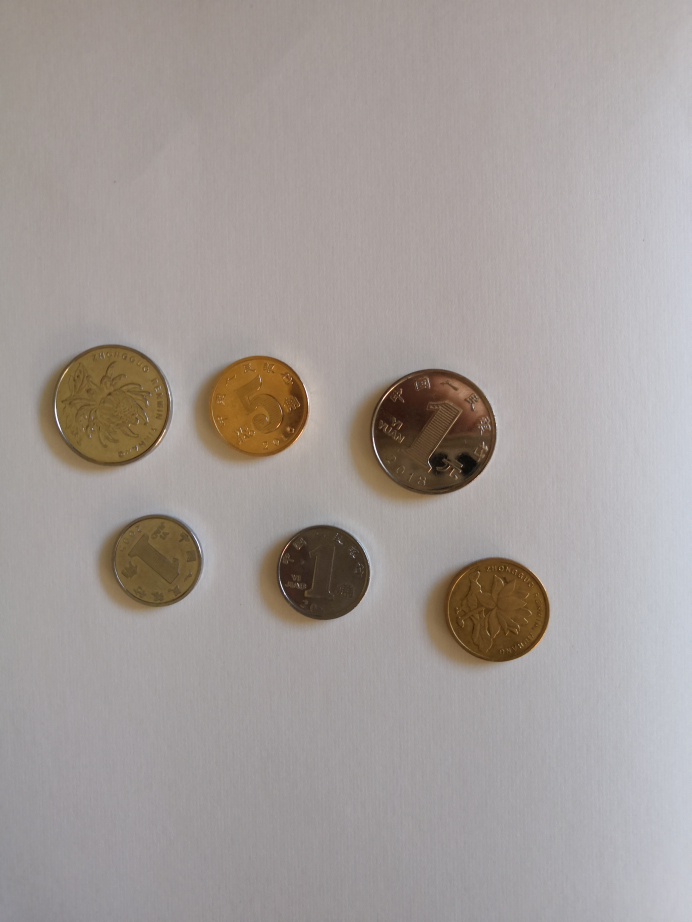
#> input picture pic/10.jpg, 3456 x 4608 px (shown at 1/5 size); its folder holds only this picture in this run
$ python -i coinCounter.py   (imports and definitions only)
#> lines starting #> are read from the running program, lines starting #| are printed output that depends on the picture; after the words box and inside, x2 and y2 are one past the last pixel; in counts of white or black regions, pixels touching at a corner belong together
#> further down, picture is the input picture: shape (4608, 3456, 3); mean B, G, R 152.9, 156, 163.4
import numpy as np
import cv2
from matplotlib import pyplot as plt
import tkinter as tk
from PIL import Image, ImageTk


# [132 lines left out: functions loadImage, showImg, saveImage, detectCircles, countValue, not called in this run]


def detectGold(image_BGR):
    '''
    对图像做掩膜处理去除掉五毛钱意外的图像信息
    :param image_BGR: 待检测的图像
    :return: 进行掩膜处理后的图像
    '''
    # 将bgr图像转换为HSV
    image_HSV = cv2.cvtColor(image_BGR, cv2.COLOR_BGR2HSV)
#> image_HSV: shape (4608, 3456, 3); mean H, S, V 67.2, 24.7, 164.4
    # 设置颜色过滤区间（根据情况进行参数设置）
    lower_hsv = np.array([0, 180, 80])
    upper_hsv = np.array([255, 255, 170])
    # 掩膜
    mask = cv2.inRange(image_HSV, lower_hsv, upper_hsv)
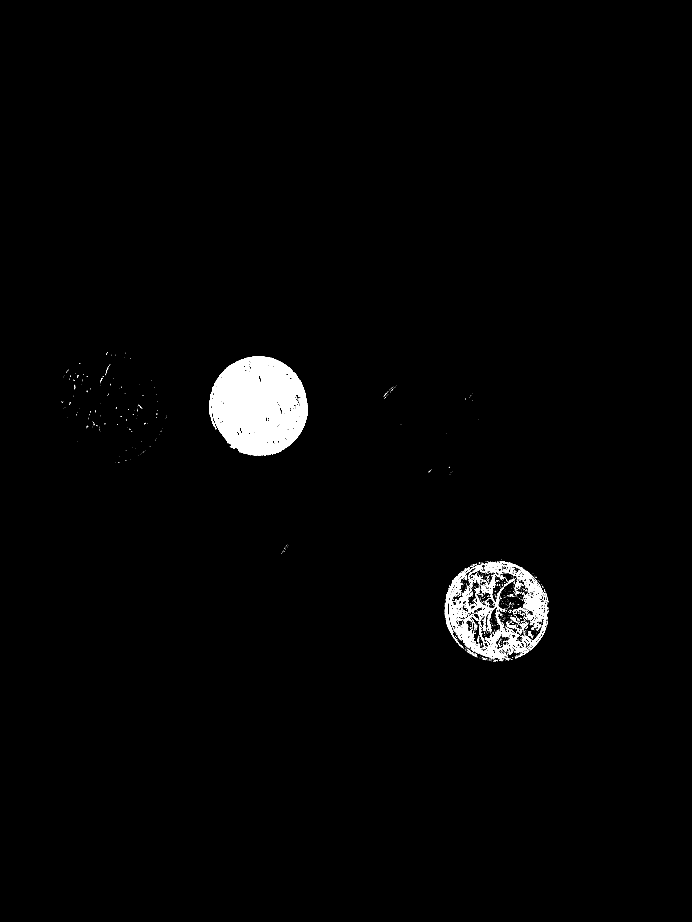
#> mask: shape (4608, 3456) (shown at 1/5 size); 1.5% white; 2242 white regions (2086 under 20 px), largest, box (x1, y1, x2, y2) and area: (1047, 1782, 1540, 2278) 175646, (2245, 2866, 2598, 3296) 27302, (2422, 2806, 2740, 3253) 16488
    res = cv2.bitwise_and(image_BGR, image_BGR, mask=mask)
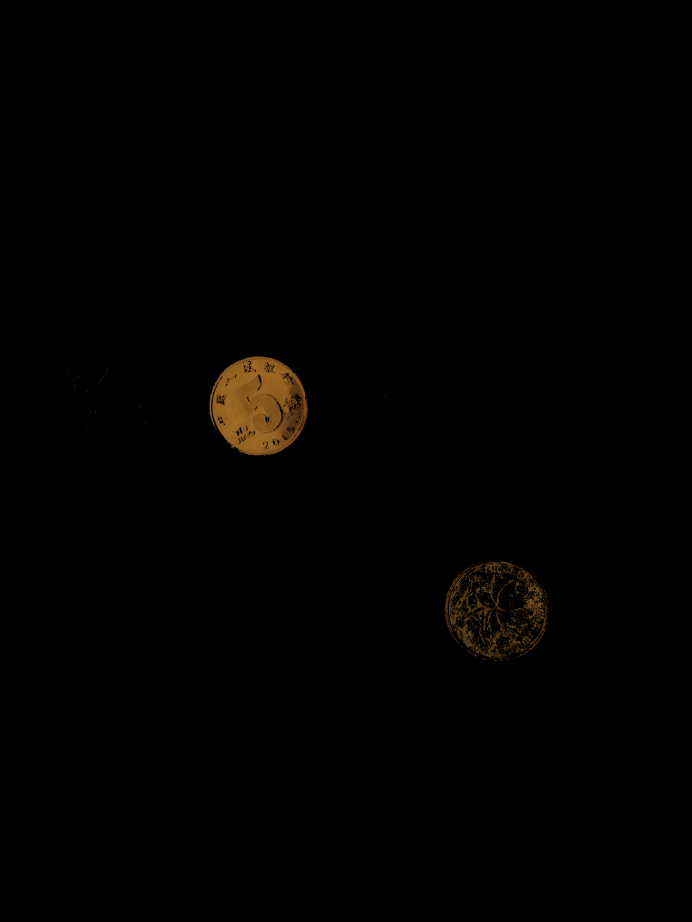
#> res: shape (4608, 3456, 3) (shown at 1/5 size); mean B, G, R 0.5, 1.3, 1.9
    return res


# [23 lines left out: function coinCount, not called in this run]


# 界面
# [3 lines not run here, left out]


# [36 lines left out: functions paintResource, paintProcess, hit_me, not called in this run]


# 图像路径输入框
# [2 lines that did not run here, left out]
# [1 line not run here, left out]

# 图像路径输入框标签
# [3 lines that did not run here, left out]

# [1 line not run here, left out]

# [6 lines that did not run here, left out]
# [1 line not run here, left out]

# 文字变量储存器
value = tk.StringVar()
# [4 lines that did not run here, left out]
# [1 line not run here, left out]

# [6 lines that did not run here, left out]
# 按钮位置
# [1 line not run here, left out]
# 默认初始状态为 False
on_hit = False

# [1 line not run here, left out]

>>> import cv2
>>> picture = cv2.imread('pic/10.jpg')
>>> result = detectGold(picture)
